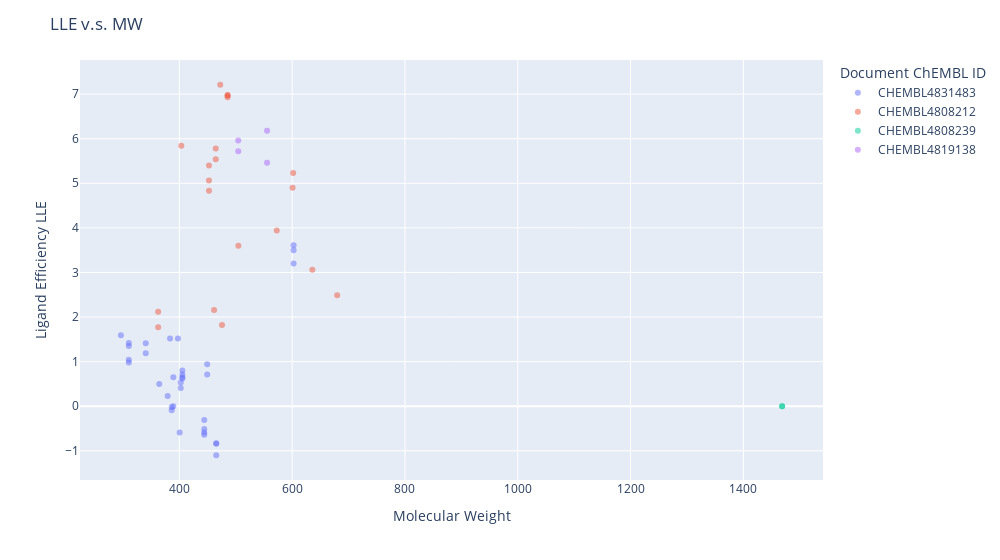

Notebook source saved alongside this figure:
### Markdown cell above
### Plotly.px scatter

### Code cell
import plotly.express as px
fig = px.scatter(df,
                    x='Molecular Weight',
                    y='Ligand Efficiency LLE',
                    # color='AlogP',
                    color='Document ChEMBL ID',
                    # color='Murcko_generic_SMILES',
                    # size='pChEMBL Value',
                    hover_name='Molecule ChEMBL ID',
                    hover_data=['Document ChEMBL ID', df.index],
                    opacity=0.5
                )
fig.update_layout(
    title='LLE v.s. MW',
    # showlegend=False, # Legendのon/off
    width=1000,
    # height=700
    ) 
fig.show()

### Figure 1 — Plotly figure (JSON) as saved in the notebook; plotly's stock layout.template omitted (floating-point values rounded to 4 significant figures)
{"data": [{"customdata": [["CHEMBL4831483", 0], ["CHEMBL4831483", 1], ["CHEMBL4831483", 2], ["CHEMBL4831483", 3], ["CHEMBL4831483", 4], ["CHEMBL4831483", 13], ["CHEMBL4831483", 14], ["CHEMBL4831483", 16], ["CHEMBL4831483", 18], ["CHEMBL4831483", 19], ["CHEMBL4831483", 22], ["CHEMBL4831483", 25], ["CHEMBL4831483", 26], ["CHEMBL4831483", 27], ["CHEMBL4831483", 29], ["CHEMBL4831483", 31], ["CHEMBL4831483", 32], ["CHEMBL4831483", 34], ["CHEMBL4831483", 35], ["CHEMBL4831483", 38], ["CHEMBL4831483", 43], ["CHEMBL4831483", 44], ["CHEMBL4831483", 45], ["CHEMBL4831483", 47], ["CHEMBL4831483", 48], ["CHEMBL4831483", 49], ["CHEMBL4831483", 50], ["CHEMBL4831483", 51], ["CHEMBL4831483", 52], ["CHEMBL4831483", 53], ["CHEMBL4831483", 54], ["CHEMBL4831483", 55], ["CHEMBL4831483", 56], ["CHEMBL4831483", 57]], "hovertemplate": "<b>%{hovertext}</b><br><br>Document ChEMBL ID=%{customdata[0]}<br>Molecular Weight=%{x}<br>Ligand Efficiency LLE=%{y}<br>index=%{customdata[1]}<extra></extra>", "hovertext": ["CHEMBL4864930", "CHEMBL4846173", "CHEMBL4854368", "CHEMBL4857861", "CHEMBL4860368", "CHEMBL4874978", "CHEMBL4877143", "CHEMBL4870400", "CHEMBL4874748", "CHEMBL4878063", "CHEMBL4851261", "CHEMBL4845924", "CHEMBL4850314", "CHEMBL4870398", "CHEMBL4857861", "CHEMBL4854844", "CHEMBL4869436", "CHEMBL4855167", "CHEMBL4854494", "CHEMBL4065616", "CHEMBL4852069", "CHEMBL4848534", "CHEMBL4065616", "CHEMBL4065616", "CHEMBL4863334", "CHEMBL4857654", "CHEMBL4865625", "CHEMBL4878063", "CHEMBL4852238", "CHEMBL4863973", "CHEMBL4870398", "CHEMBL4845924", "CHEMBL4869436", "CHEMBL4875555"], "legendgroup": "CHEMBL4831483", "marker": {"color": "#636efa", "opacity": 0.5, "symbol": "circle"}, "mode": "markers", "name": "CHEMBL4831483", "orientation": "v", "showlegend": true, "type": "scatter", "x": [400.6, 444.2, 389.3, 449.4, 379.3, 444.2, 310.4, 444.2, 465.4, 310.4, 340.4, 402.5, 397.5, 386.5, 449.4, 296.4, 465.4, 383.5, 405.3, 602.6, 340.4, 310.4, 602.6, 602.6, 444.2, 405.3, 389.3, 310.4, 405.3, 364.4, 386.5, 402.5, 465.4, 405.3], "xaxis": "x", "y": [-0.59, -0.59, 0, 0.71, 0.23, -0.64, 1.04, -0.51, -1.1, 1.42, 1.41, 0.41, 1.52, -0.09, 0.94, 1.59, -0.84, 1.52, 0.62, 3.2, 1.19, 0.98, 3.5, 3.61, -0.31, 0.71, 0.65, 1.35, 0.65, 0.5, -0.02, 0.53, -0.83, 0.8], "yaxis": "y"}, {"customdata": [["CHEMBL4808212", 5], ["CHEMBL4808212", 6], ["CHEMBL4808212", 7], ["CHEMBL4808212", 8], ["CHEMBL4808212", 9], ["CHEMBL4808212", 10], ["CHEMBL4808212", 11], ["CHEMBL4808212", 12], ["CHEMBL4808212", 15], ["CHEMBL4808212", 20], ["CHEMBL4808212", 23], ["CHEMBL4808212", 24], ["CHEMBL4808212", 28], ["CHEMBL4808212", 36], ["CHEMBL4808212", 39], ["CHEMBL4808212", 40], ["CHEMBL4808212", 41], ["CHEMBL4808212", 42], ["CHEMBL4808212", 46], ["CHEMBL4808212", 58]], "hovertemplate": "<b>%{hovertext}</b><br><br>Document ChEMBL ID=%{customdata[0]}<br>Molecular Weight=%{x}<br>Ligand Efficiency LLE=%{y}<br>index=%{customdata[1]}<extra></extra>", "hovertext": ["CHEMBL4850298", "CHEMBL92708", "CHEMBL3559293", "CHEMBL213543", "CHEMBL4852855", "CHEMBL4796938", "CHEMBL4868590", "CHEMBL92708", "CHEMBL4857345", "CHEMBL2316746", "CHEMBL4764751", "CHEMBL3559293", "CHEMBL4796938", "CHEMBL3559293", "CHEMBL4764751", "CHEMBL4777223", "CHEMBL4518490", "CHEMBL231813", "CHEMBL64925", "CHEMBL4796938"], "legendgroup": "CHEMBL4808212", "marker": {"color": "#EF553B", "opacity": 0.5, "symbol": "circle"}, "mode": "markers", "name": "CHEMBL4808212", "orientation": "v", "showlegend": true, "type": "scatter", "x": [403.5, 362.5, 485.6, 572.7, 600.8, 452.6, 504.7, 362.5, 601.8, 635.8, 464.5, 485.6, 452.6, 485.6, 464.5, 472.5, 461.6, 679.9, 475.6, 452.6], "xaxis": "x", "y": [5.84, 2.12, 6.98, 3.94, 4.9, 5.06, 3.6, 1.77, 5.23, 3.06, 5.78, 6.93, 5.4, 6.97, 5.54, 7.21, 2.16, 2.49, 1.82, 4.83], "yaxis": "y"}, {"customdata": [["CHEMBL4808239", 17], ["CHEMBL4808239", 59]], "hovertemplate": "<b>%{hovertext}</b><br><br>Document ChEMBL ID=%{customdata[0]}<br>Molecular Weight=%{x}<br>Ligand Efficiency LLE=%{y}<br>index=%{customdata[1]}<extra></extra>", "hovertext": ["CHEMBL4875501", "CHEMBL4875501"], "legendgroup": "CHEMBL4808239", "marker": {"color": "#00cc96", "opacity": 0.5, "symbol": "circle"}, "mode": "markers", "name": "CHEMBL4808239", "orientation": "v", "showlegend": true, "type": "scatter", "x": [1469.0, 1469.0], "xaxis": "x", "y": [0, 0], "yaxis": "y"}, {"customdata": [["CHEMBL4819138", 21], ["CHEMBL4819138", 30], ["CHEMBL4819138", 33], ["CHEMBL4819138", 37]], "hovertemplate": "<b>%{hovertext}</b><br><br>Document ChEMBL ID=%{customdata[0]}<br>Molecular Weight=%{x}<br>Ligand Efficiency LLE=%{y}<br>index=%{customdata[1]}<extra></extra>", "hovertext": ["CHEMBL4869416", "CHEMBL4877358", "CHEMBL4869416", "CHEMBL4877358"], "legendgroup": "CHEMBL4819138", "marker": {"color": "#ab63fa", "opacity": 0.5, "symbol": "circle"}, "mode": "markers", "name": "CHEMBL4819138", "orientation": "v", "showlegend": true, "type": "scatter", "x": [555.5, 504.5, 555.5, 504.5], "xaxis": "x", "y": [5.46, 5.72, 6.18, 5.96], "yaxis": "y"}], "layout": {"legend": {"title": {"text": "Document ChEMBL ID"}, "tracegroupgap": 0}, "margin": {"t": 60}, "title": {"text": "LLE v.s. MW"}, "width": 1000, "xaxis": {"anchor": "y", "domain": [0, 1], "title": {"text": "Molecular Weight"}}, "yaxis": {"anchor": "x", "domain": [0, 1], "title": {"text": "Ligand Efficiency LLE"}}}}
